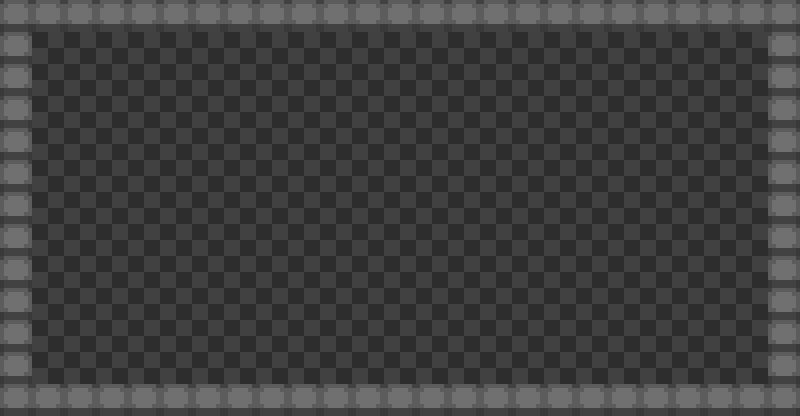

A level layout from a 2D game, rendered from its tile map. Below: a short description, then the map file with tile-grid data replaced by summaries:
An orthogonal 25x13 tile map with 32x32 px tiles, 3 tile layers (collision, Walls, Objects), 2 tilesets.

<map version="1.0" orientation="orthogonal" width="25" height="13" tilewidth="32" tileheight="32">
 <tileset firstgid="1" name="collision" tilewidth="32" tileheight="32">
  <image source="collision.png" width="32" height="32" />
  <tile id="0">
   <properties>
    <property name="blocked" value="true" />
   </properties>
  </tile>
 </tileset>
 <tileset firstgid="2" name="hifi_map" tilewidth="32" tileheight="32">
  <image source="hifi_map.png" width="512" height="512" />
 </tileset>
 <layer name="collision" width="25" height="13">
  <data>[325 cells, 325 non-empty, 2 distinct tile ids]</data>
 </layer>
 <layer name="Walls" width="25" height="13">
  <data>[325 cells, 72 non-empty, 1 distinct tile ids]</data>
 </layer>
 <layer name="Objects" width="25" height="13">
  <data>[325 cells, 0 non-empty, 0 distinct tile ids]</data>
 </layer>
</map>
